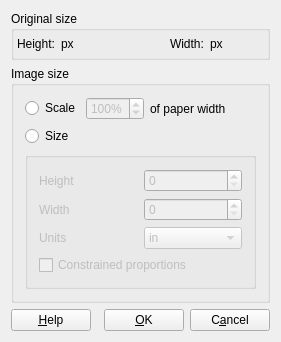
<?xml version="1.0" encoding="UTF-8"?>
<ui version="4.0">
 <class>GraphicSizeDialog</class>
 <widget class="QDialog" name="GraphicSizeDialog">
  <property name="geometry">
   <rect>
    <x>0</x>
    <y>0</y>
    <width>281</width>
    <height>309</height>
   </rect>
  </property>
  <property name="windowTitle">
   <string>Image size</string>
  </property>
  <layout class="QGridLayout">
   <item row="1" column="0" colspan="4">
    <widget class="QGroupBox" name="imageSizeButtonGroup_" native="true">
     <property name="title" stdset="0">
      <string>Image size</string>
     </property>
     <property name="flat" stdset="0">
      <bool>true</bool>
     </property>
     <property name="selectedId" stdset="0">
      <number>-1</number>
     </property>
     <layout class="QGridLayout">
      <item row="0" column="0">
       <widget class="QRadioButton" name="scaleButton_">
        <property name="text">
         <string>Scale</string>
        </property>
        <property name="shortcut">
         <string/>
        </property>
       </widget>
      </item>
      <item row="0" column="4">
       <widget class="QLabel" name="fitWarningIcon_">
        <property name="sizePolicy">
         <sizepolicy hsizetype="Fixed" vsizetype="Fixed">
          <horstretch>0</horstretch>
          <verstretch>0</verstretch>
         </sizepolicy>
        </property>
        <property name="toolTip">
         <string>Custom content with this name already exists</string>
        </property>
        <property name="pixmap">
         <pixmap>../../../../s1000d40/icons/warning.png</pixmap>
        </property>
        <property name="scaledContents">
         <bool>true</bool>
        </property>
        <property name="wordWrap">
         <bool>false</bool>
        </property>
       </widget>
      </item>
      <item row="0" column="1">
       <widget class="QSpinBox" name="scale_">
        <property name="enabled">
         <bool>false</bool>
        </property>
        <property name="suffix">
         <string>%</string>
        </property>
        <property name="prefix">
         <string/>
        </property>
        <property name="minimum">
         <number>1</number>
        </property>
        <property name="maximum">
         <number>999</number>
        </property>
        <property name="value">
         <number>100</number>
        </property>
       </widget>
      </item>
      <item row="0" column="2">
       <widget class="QLabel" name="fitWarningLabel_">
        <property name="text">
         <string>of paper width</string>
        </property>
        <property name="textFormat">
         <enum>Qt::PlainText</enum>
        </property>
        <property name="wordWrap">
         <bool>false</bool>
        </property>
       </widget>
      </item>
      <item row="1" column="0" colspan="2">
       <widget class="QRadioButton" name="sizeButton_">
        <property name="text">
         <string>Size</string>
        </property>
       </widget>
      </item>
      <item row="2" column="0" colspan="5">
       <widget class="QGroupBox" name="sizeBox_">
        <property name="enabled">
         <bool>false</bool>
        </property>
        <property name="title">
         <string/>
        </property>
        <layout class="QGridLayout">
         <item row="0" column="0">
          <widget class="QLabel" name="heightLabel_">
           <property name="text">
            <string>Height</string>
           </property>
           <property name="wordWrap">
            <bool>false</bool>
           </property>
          </widget>
         </item>
         <item row="1" column="0">
          <widget class="QLabel" name="widthLabel_">
           <property name="text">
            <string>Width</string>
           </property>
           <property name="wordWrap">
            <bool>false</bool>
           </property>
          </widget>
         </item>
         <item row="2" column="0">
          <widget class="QLabel" name="unitsLabel_">
           <property name="text">
            <string>Units</string>
           </property>
           <property name="wordWrap">
            <bool>false</bool>
           </property>
          </widget>
         </item>
         <item row="2" column="1">
          <widget class="QComboBox" name="units_">
           <item>
            <property name="text">
             <string>in</string>
            </property>
           </item>
           <item>
            <property name="text">
             <string>mm</string>
            </property>
           </item>
           <item>
            <property name="text">
             <string>cm</string>
            </property>
           </item>
           <item>
            <property name="text">
             <string>pt</string>
            </property>
           </item>
           <item>
            <property name="text">
             <string>px</string>
            </property>
           </item>
          </widget>
         </item>
         <item row="1" column="1">
          <widget class="QSpinBox" name="width_">
           <property name="maximum">
            <number>999999</number>
           </property>
          </widget>
         </item>
         <item row="0" column="1">
          <widget class="QSpinBox" name="height_">
           <property name="maximum">
            <number>999999</number>
           </property>
          </widget>
         </item>
         <item row="3" column="0" colspan="2">
          <widget class="QCheckBox" name="constrainedProportions_">
           <property name="text">
            <string>Constrained proportions</string>
           </property>
          </widget>
         </item>
        </layout>
       </widget>
      </item>
      <item row="0" column="3">
       <spacer name="spacer6">
        <property name="orientation">
         <enum>Qt::Horizontal</enum>
        </property>
        <property name="sizeType">
         <enum>QSizePolicy::Expanding</enum>
        </property>
        <property name="sizeHint" stdset="0">
         <size>
          <width>111</width>
          <height>20</height>
         </size>
        </property>
       </spacer>
      </item>
     </layout>
    </widget>
   </item>
   <item row="0" column="0" colspan="4">
    <widget class="QGroupBox" name="propertiesBox_">
     <property name="title">
      <string>Original size</string>
     </property>
     <property name="flat">
      <bool>true</bool>
     </property>
     <layout class="QGridLayout">
      <property name="margin">
       <number>3</number>
      </property>
      <item row="0" column="0">
       <widget class="QLabel" name="widthLabel">
        <property name="text">
         <string>Height:</string>
        </property>
        <property name="wordWrap">
         <bool>false</bool>
        </property>
       </widget>
      </item>
      <item row="0" column="1">
       <widget class="QLabel" name="hLabel_">
        <property name="text">
         <string>px</string>
        </property>
        <property name="wordWrap">
         <bool>false</bool>
        </property>
       </widget>
      </item>
      <item row="0" column="2">
       <spacer name="spacer8">
        <property name="orientation">
         <enum>Qt::Horizontal</enum>
        </property>
        <property name="sizeType">
         <enum>QSizePolicy::Expanding</enum>
        </property>
        <property name="sizeHint" stdset="0">
         <size>
          <width>90</width>
          <height>20</height>
         </size>
        </property>
       </spacer>
      </item>
      <item row="0" column="3">
       <widget class="QLabel" name="heightLabel">
        <property name="text">
         <string>Width:</string>
        </property>
        <property name="wordWrap">
         <bool>false</bool>
        </property>
       </widget>
      </item>
      <item row="0" column="4">
       <widget class="QLabel" name="wLabel_">
        <property name="text">
         <string>px</string>
        </property>
        <property name="wordWrap">
         <bool>false</bool>
        </property>
       </widget>
      </item>
      <item row="0" column="5">
       <spacer name="spacer15">
        <property name="orientation">
         <enum>Qt::Horizontal</enum>
        </property>
        <property name="sizeType">
         <enum>QSizePolicy::Expanding</enum>
        </property>
        <property name="sizeHint" stdset="0">
         <size>
          <width>21</width>
          <height>20</height>
         </size>
        </property>
       </spacer>
      </item>
     </layout>
    </widget>
   </item>
   <item row="3" column="1">
    <spacer name="spacer13">
     <property name="orientation">
      <enum>Qt::Horizontal</enum>
     </property>
     <property name="sizeType">
      <enum>QSizePolicy::Expanding</enum>
     </property>
     <property name="sizeHint" stdset="0">
      <size>
       <width>16</width>
       <height>20</height>
      </size>
     </property>
    </spacer>
   </item>
   <item row="3" column="2">
    <widget class="QPushButton" name="okButton_">
     <property name="text">
      <string>&amp;OK</string>
     </property>
     <property name="shortcut">
      <string>Alt+O</string>
     </property>
     <property name="autoDefault">
      <bool>false</bool>
     </property>
    </widget>
   </item>
   <item row="3" column="0">
    <widget class="QPushButton" name="helpButton_">
     <property name="text">
      <string>&amp;Help</string>
     </property>
     <property name="shortcut">
      <string>Alt+H</string>
     </property>
     <property name="autoDefault">
      <bool>false</bool>
     </property>
    </widget>
   </item>
   <item row="3" column="3">
    <widget class="QPushButton" name="cancelButton_">
     <property name="text">
      <string>C&amp;ancel</string>
     </property>
     <property name="shortcut">
      <string>Alt+A</string>
     </property>
     <property name="autoDefault">
      <bool>false</bool>
     </property>
    </widget>
   </item>
   <item row="2" column="0">
    <spacer name="spacer5">
     <property name="orientation">
      <enum>Qt::Vertical</enum>
     </property>
     <property name="sizeType">
      <enum>QSizePolicy::Expanding</enum>
     </property>
     <property name="sizeHint" stdset="0">
      <size>
       <width>20</width>
       <height>21</height>
      </size>
     </property>
    </spacer>
   </item>
  </layout>
 </widget>
 <layoutdefault spacing="6" margin="11"/>
 <tabstops>
  <tabstop>scaleButton_</tabstop>
  <tabstop>scale_</tabstop>
  <tabstop>sizeButton_</tabstop>
  <tabstop>height_</tabstop>
  <tabstop>width_</tabstop>
  <tabstop>units_</tabstop>
  <tabstop>constrainedProportions_</tabstop>
  <tabstop>helpButton_</tabstop>
  <tabstop>okButton_</tabstop>
  <tabstop>cancelButton_</tabstop>
 </tabstops>
 <resources/>
 <connections>
  <connection>
   <sender>okButton_</sender>
   <signal>clicked()</signal>
   <receiver>GraphicSizeDialog</receiver>
   <slot>accept()</slot>
   <hints>
    <hint type="sourcelabel">
     <x>20</x>
     <y>20</y>
    </hint>
    <hint type="destinationlabel">
     <x>20</x>
     <y>20</y>
    </hint>
   </hints>
  </connection>
  <connection>
   <sender>cancelButton_</sender>
   <signal>clicked()</signal>
   <receiver>GraphicSizeDialog</receiver>
   <slot>reject()</slot>
   <hints>
    <hint type="sourcelabel">
     <x>20</x>
     <y>20</y>
    </hint>
    <hint type="destinationlabel">
     <x>20</x>
     <y>20</y>
    </hint>
   </hints>
  </connection>
  <connection>
   <sender>imageSizeButtonGroup_</sender>
   <signal>clicked(int)</signal>
   <receiver>GraphicSizeDialog</receiver>
   <slot>modeChanged(int)</slot>
   <hints>
    <hint type="sourcelabel">
     <x>20</x>
     <y>20</y>
    </hint>
    <hint type="destinationlabel">
     <x>20</x>
     <y>20</y>
    </hint>
   </hints>
  </connection>
  <connection>
   <sender>helpButton_</sender>
   <signal>clicked()</signal>
   <receiver>GraphicSizeDialog</receiver>
   <slot>help()</slot>
   <hints>
    <hint type="sourcelabel">
     <x>20</x>
     <y>20</y>
    </hint>
    <hint type="destinationlabel">
     <x>20</x>
     <y>20</y>
    </hint>
   </hints>
  </connection>
  <connection>
   <sender>height_</sender>
   <signal>valueChanged(QString)</signal>
   <receiver>GraphicSizeDialog</receiver>
   <slot>heightChanged()</slot>
   <hints>
    <hint type="sourcelabel">
     <x>20</x>
     <y>20</y>
    </hint>
    <hint type="destinationlabel">
     <x>20</x>
     <y>20</y>
    </hint>
   </hints>
  </connection>
  <connection>
   <sender>width_</sender>
   <signal>valueChanged(QString)</signal>
   <receiver>GraphicSizeDialog</receiver>
   <slot>widthChanged()</slot>
   <hints>
    <hint type="sourcelabel">
     <x>20</x>
     <y>20</y>
    </hint>
    <hint type="destinationlabel">
     <x>20</x>
     <y>20</y>
    </hint>
   </hints>
  </connection>
  <connection>
   <sender>units_</sender>
   <signal>activated(QString)</signal>
   <receiver>GraphicSizeDialog</receiver>
   <slot>refreshUnits()</slot>
   <hints>
    <hint type="sourcelabel">
     <x>20</x>
     <y>20</y>
    </hint>
    <hint type="destinationlabel">
     <x>20</x>
     <y>20</y>
    </hint>
   </hints>
  </connection>
  <connection>
   <sender>constrainedProportions_</sender>
   <signal>stateChanged(int)</signal>
   <receiver>GraphicSizeDialog</receiver>
   <slot>proportionsChanged()</slot>
   <hints>
    <hint type="sourcelabel">
     <x>20</x>
     <y>20</y>
    </hint>
    <hint type="destinationlabel">
     <x>20</x>
     <y>20</y>
    </hint>
   </hints>
  </connection>
  <connection>
   <sender>scale_</sender>
   <signal>valueChanged(QString)</signal>
   <receiver>GraphicSizeDialog</receiver>
   <slot>scaleChanged()</slot>
   <hints>
    <hint type="sourcelabel">
     <x>20</x>
     <y>20</y>
    </hint>
    <hint type="destinationlabel">
     <x>20</x>
     <y>20</y>
    </hint>
   </hints>
  </connection>
 </connections>
</ui>
